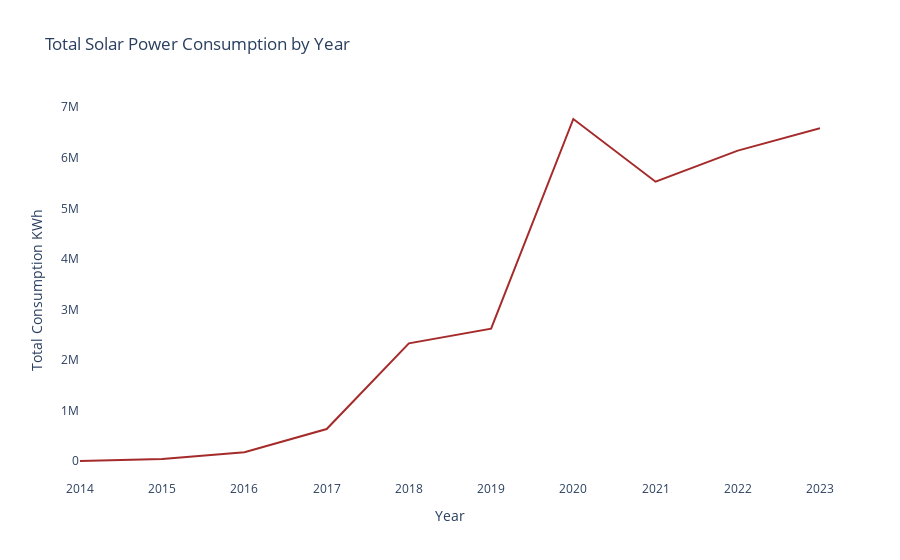

The cell this chart's notebook holds for it:
### Markdown cell above
Moreso, to answer the guiding question one. to observe the trend of solar energy consumption across the month. In May more organisation use solar power (4.023577M kwh) and the lowest decline in solar energy consumption was in December (854.9K kwh).

### Code cell
select_query = """
SELECT YEAR, Energy_Description, SUM(Total_Consumption) AS Total_Consumption, UNIT
FROM corp_consumption
WHERE Energy_Description = 'Solar Power'
GROUP BY YEAR
ORDER BY YEAR;
"""
energ_con20 = pd.read_sql_query(select_query, engine)

fig = px.line(energ_con20, x='YEAR', y='Total_Consumption', title='Total Solar Power Consumption by Year',
            color_discrete_sequence=['brown'])
fig.update_layout(xaxis_title='Year', yaxis_title='Total Consumption KWh')
fig.update_layout(plot_bgcolor='white')
fig.show()

### Figure 1 — Plotly figure (JSON) as saved in the notebook; plotly's stock layout.template omitted (floating-point values rounded to 4 significant figures)
{"data": [{"hovertemplate": "YEAR=%{x}<br>Total_Consumption=%{y}<extra></extra>", "legendgroup": "", "line": {"color": "brown", "dash": "solid"}, "marker": {"symbol": "circle"}, "mode": "lines", "name": "", "orientation": "v", "showlegend": false, "type": "scatter", "x": [2014, 2015, 2016, 2017, 2018, 2019, 2020, 2021, 2022, 2023], "xaxis": "x", "y": [1895, 40566, 173702, 634060, 2328212, 2619112, 6766123, 5525773, 6140441, 6584145], "yaxis": "y"}], "layout": {"legend": {"tracegroupgap": 0}, "plot_bgcolor": "white", "title": {"text": "Total Solar Power Consumption by Year"}, "xaxis": {"anchor": "y", "domain": [0, 1], "title": {"text": "Year"}}, "yaxis": {"anchor": "x", "domain": [0, 1], "title": {"text": "Total Consumption KWh"}}}}
